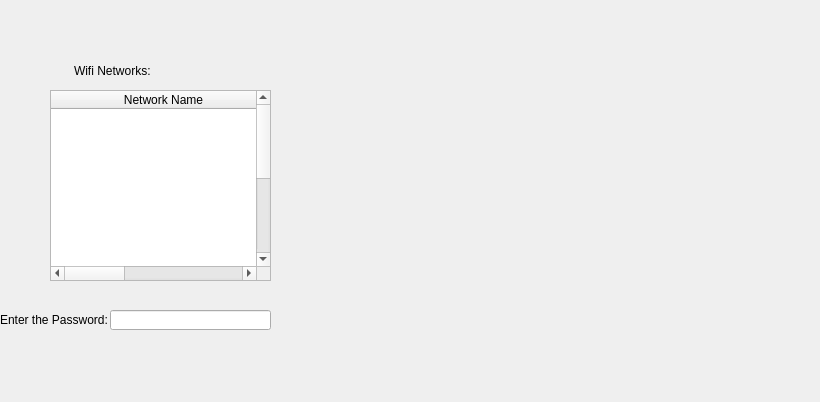
    <widget class="QWidget" name="WIFI">
     <attribute name="title">
      <string>    Wifi Statistics    </string>
     </attribute>
     <widget class="QLabel" name="wifi_bg">
      <property name="geometry">
       <rect>
        <x>-10</x>
        <y>2</y>
        <width>811</width>
        <height>391</height>
       </rect>
      </property>
      <property name="text">
       <string/>
      </property>
     </widget>
     <widget class="QLabel" name="wifiNetworks">
      <property name="geometry">
       <rect>
        <x>74</x>
        <y>60</y>
        <width>91</width>
        <height>21</height>
       </rect>
      </property>
      <property name="text">
       <string>Wifi Networks:</string>
      </property>
     </widget>
     <widget class="QTableWidget" name="wifinetworkList">
      <property name="geometry">
       <rect>
        <x>50</x>
        <y>90</y>
        <width>221</width>
        <height>191</height>
       </rect>
      </property>
      <property name="mouseTracking">
       <bool>true</bool>
      </property>
      <property name="editTriggers">
       <set>QAbstractItemView::CurrentChanged|QAbstractItemView::DoubleClicked</set>
      </property>
      <property name="selectionMode">
       <enum>QAbstractItemView::ExtendedSelection</enum>
      </property>
      <property name="selectionBehavior">
       <enum>QAbstractItemView::SelectRows</enum>
      </property>
      <property name="showGrid">
       <bool>false</bool>
      </property>
      <property name="cornerButtonEnabled">
       <bool>true</bool>
      </property>
      <property name="rowCount">
       <number>10</number>
      </property>
      <attribute name="horizontalHeaderDefaultSectionSize">
       <number>225</number>
      </attribute>
      <attribute name="verticalHeaderVisible">
       <bool>false</bool>
      </attribute>
      <row/>
      <row/>
      <row/>
      <row/>
      <row/>
      <row/>
      <row/>
      <row/>
      <row/>
      <row/>
      <column>
       <property name="text">
        <string>Network Name</string>
       </property>
      </column>
      <column>
       <property name="text">
        <string>Signal Quality(%)</string>
       </property>
      </column>
      <column>
       <property name="text">
        <string>Connected?</string>
       </property>
      </column>
     </widget>
     <widget class="QPushButton" name="wifiScan">
      <property name="geometry">
       <rect>
        <x>680</x>
        <y>10</y>
        <width>40</width>
        <height>35</height>
       </rect>
      </property>
      <property name="styleSheet">
       <string notr="true">border-top-left-radius: 8px;
border-top-right-radius: 8px;
border-bottom-left-radius: 8px;
border-bottom-right-radius: 8px;
</string>
      </property>
      <property name="text">
       <string/>
      </property>
      <property name="icon">
       <iconset resource="umobile.qrc">
        <normaloff>:/search-icon</normaloff>:/search-icon</iconset>
      </property>
      <property name="iconSize">
       <size>
        <width>40</width>
        <height>35</height>
       </size>
      </property>
     </widget>
     <widget class="QLineEdit" name="PasswordEdit">
      <property name="geometry">
       <rect>
        <x>110</x>
        <y>310</y>
        <width>161</width>
        <height>20</height>
       </rect>
      </property>
      <property name="echoMode">
       <enum>QLineEdit::Password</enum>
      </property>
     </widget>
     <widget class="QLabel" name="passwordLabel">
      <property name="geometry">
       <rect>
        <x>0</x>
        <y>310</y>
        <width>121</width>
        <height>20</height>
       </rect>
      </property>
      <property name="text">
       <string>Enter the Password:</string>
      </property>
     </widget>
     <widget class="QLabel" name="networkSsid">
      <property name="geometry">
       <rect>
        <x>170</x>
        <y>60</y>
        <width>151</width>
        <height>21</height>
       </rect>
      </property>
      <property name="text">
       <string/>
      </property>
     </widget>
     <widget class="QLabel" name="wifi_label_test">
      <property name="geometry">
       <rect>
        <x>475</x>
        <y>23</y>
        <width>151</width>
        <height>31</height>
       </rect>
      </property>
      <property name="text">
       <string/>
      </property>
     </widget>
     <zorder>wifi_bg</zorder>
     <zorder>wifiScan</zorder>
     <zorder>networkSsid</zorder>
     <zorder>wifi_label_test</zorder>
     <zorder>wifiNetworks</zorder>
     <zorder>wifinetworkList</zorder>
     <zorder>PasswordEdit</zorder>
     <zorder>passwordLabel</zorder>
    </widget>
